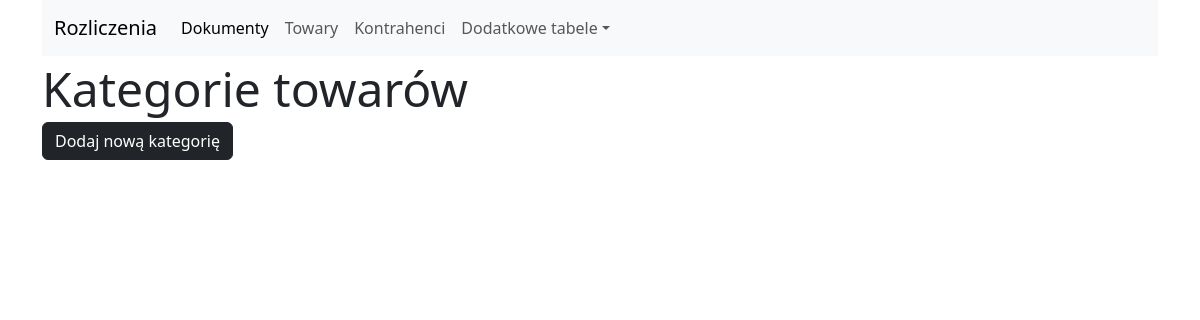
The page /categories/list on the database as committed earlier.
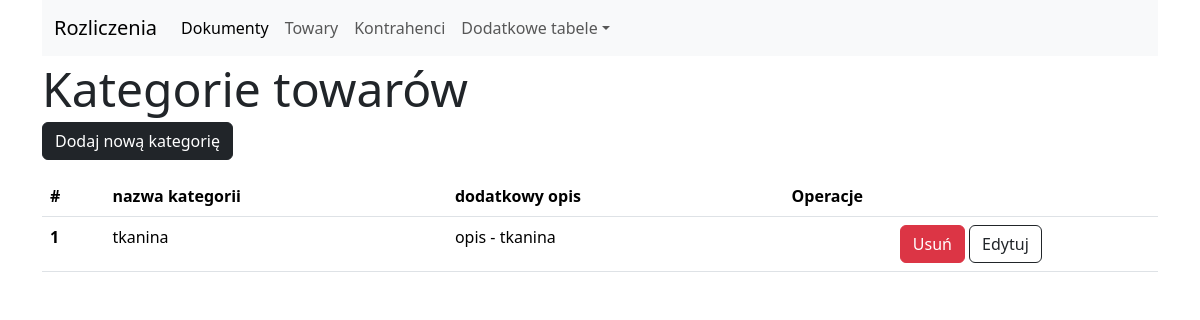
The same page on the database as committed later.
### tables this page shows
CREATE TABLE items_categories (
	id INTEGER NOT NULL, 
	name VARCHAR(35) NOT NULL, 
	description VARCHAR, 
	PRIMARY KEY (id)
);

### blueprints/categories_bp.py (the view)
@categories_blueprint.route('/categories/list')
def list_tax_rates():
    request_params = request.args.to_dict()
    if request_params and request_params.get('mode') == 'remove':
        id_elem = request_params.get('id_elem')
        if id_elem:
            db.remove_category(int(id_elem))
            return redirect('/categories/list')
    list_data = db.show_all_categories()
    return render_template('simple_forms/categories.html', list_data=list_data, settings=settings, page_state='list')

### db_cms/db_cms_core.py (called while the page is built)
    def __show_all_elements(self, table):
        selected = select([table])
        with self.__engine__.connect() as conn:
            return conn.execute(selected).all()

    def show_all_categories(self):
        return self.__show_all_elements(self.items_categories)

### templates/simple_forms/categories.html (shortened to what this page needs)
{% extends "simple_forms/base.html" %}
{% from 'bootstrap5/form.html' import render_field %}
    {% block element_list %}
    {% if page_state == 'list': %}
    <a href="/categories/new" class="btn btn-dark">{{settings['button_name']}}</a>
    {% endif %}
    {% if list_data: %}
    <table class="table my-3">
        <thead>
        <tr>
            <th scope="col">#</th>
            {% for column_title in settings['table_headers']: %}
            <th scope="col">{{column_title}}</th>
            {% endfor%}
            <th scope="col">Operacje</th>
        </tr>
        </thead>
        <tbody>
        {% for row in list_data: %}
        <tr>
            <th scope="row">{{loop.index}}</th>
            <td>{{row['name']}}</td>
            <td>{{row['description']}}</td>
            <td class="text-center">
                <button class="btn btn-danger remove-button" data-bs-toggle="modal" data-bs-target="#deleteElementModal"
                        data-id="{{row['id']}}"  data-name="{{row['name']}}">Usuń
                </button>
                <a class="btn border-1 border-dark" href="{{'/categories/edit/' ~ row['id']}}">Edytuj</a>
            </td>
        </tr>
        {% endfor %}
        </tbody>
    </table>
    {% endif %}
    {% endblock %}

Rows that differ between the two databases and show on the page:
added items_categories: name "tkanina", description "opis - tkanina"
Other text that changed with them:
text now shown: "# Operacje"
new list line: "nazwa kategorii"
new list line: "dodatkowy opis"
